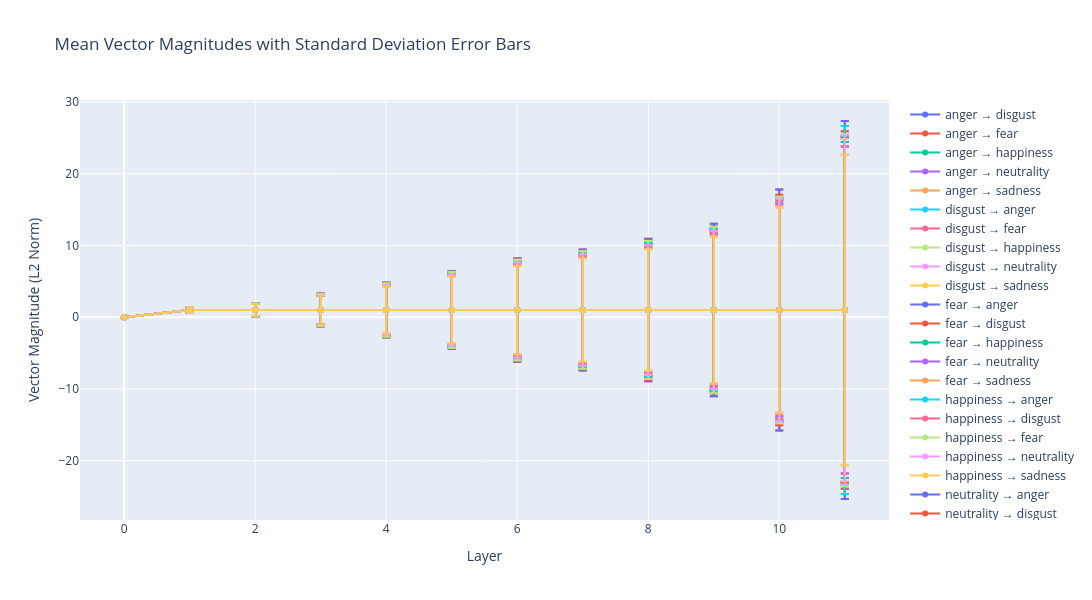

The code cell stored with this chart in its notebook:
### Code cell
fig = go.Figure()

for pair in emotion_pairs_sorted:
    pair_data = df[df['emotion_pair'] == pair].sort_values('layer')
    
    fig.add_trace(
        go.Scatter(
            x=pair_data['layer'],
            y=pair_data['mean_magnitude'],
            error_y=dict(
                type='data',
                array=pair_data['std_magnitude'],
                visible=True
            ),
            mode='lines+markers',
            name=pair,
            hovertemplate='<b>%{fullData.name}</b><br>Layer: %{x}<br>Mean±Std: %{y:.4f}±%{error_y.array:.4f}<extra></extra>'
        )
    )

fig.update_layout(
    title="Mean Vector Magnitudes with Standard Deviation Error Bars",
    xaxis_title="Layer",
    yaxis_title="Vector Magnitude (L2 Norm)",
    height=600,
    width=1200,
    hovermode='x unified',
    showlegend=True
)

fig.show()

### Figure 1 — Plotly figure (JSON) as saved in the notebook; plotly's stock layout.template omitted (floating-point values rounded to 4 significant figures)
{"data": [{"error_y": {"array": [0.0, 0.3247, 0.855, 2.074, 3.503, 5.007, 6.643, 7.729, 9.045, 10.98, 15.3, 23.87], "type": "data", "visible": true}, "hovertemplate": "<b>%{fullData.name}</b><br>Layer: %{x}<br>Mean±Std: %{y:.4f}±%{error_y.array:.4f}<extra></extra>", "mode": "lines+markers", "name": "anger → disgust", "type": "scatter", "x": [0, 1, 2, 3, 4, 5, 6, 7, 8, 9, 10, 11], "y": [0.0, 1.0, 1.0, 1.0, 1.0, 1.0, 1.0, 1.0, 1.0, 1.0, 1.0, 1.0]}, {"error_y": {"array": [0.0, 0.3634, 0.9525, 2.296, 3.831, 5.42, 7.224, 8.426, 9.93, 12.03, 16.78, 26.35], "type": "data", "visible": true}, "hovertemplate": "<b>%{fullData.name}</b><br>Layer: %{x}<br>Mean±Std: %{y:.4f}±%{error_y.array:.4f}<extra></extra>", "mode": "lines+markers", "name": "anger → fear", "type": "scatter", "x": [0, 1, 2, 3, 4, 5, 6, 7, 8, 9, 10, 11], "y": [0.0, 1.0, 1.0, 1.0, 1.0, 1.0, 1.0, 1.0, 1.0, 1.0, 1.0, 1.0]}, {"error_y": {"array": [0.0, 0.3483, 0.8816, 2.119, 3.505, 4.988, 6.68, 7.762, 9.12, 11.12, 15.76, 25.64], "type": "data", "visible": true}, "hovertemplate": "<b>%{fullData.name}</b><br>Layer: %{x}<br>Mean±Std: %{y:.4f}±%{error_y.array:.4f}<extra></extra>", "mode": "lines+markers", "name": "anger → happiness", "type": "scatter", "x": [0, 1, 2, 3, 4, 5, 6, 7, 8, 9, 10, 11], "y": [0.0, 1.0, 1.0, 1.0, 1.0, 1.0, 1.0, 1.0, 1.0, 1.0, 1.0, 1.0]}, {"error_y": {"array": [0.0, 0.3437, 0.9068, 2.198, 3.602, 5.126, 6.768, 7.855, 9.209, 11.26, 15.54, 24.16], "type": "data", "visible": true}, "hovertemplate": "<b>%{fullData.name}</b><br>Layer: %{x}<br>Mean±Std: %{y:.4f}±%{error_y.array:.4f}<extra></extra>", "mode": "lines+markers", "name": "anger → neutrality", "type": "scatter", "x": [0, 1, 2, 3, 4, 5, 6, 7, 8, 9, 10, 11], "y": [0.0, 1.0, 1.0, 1.0, 1.0, 1.0, 1.0, 1.0, 1.0, 1.0, 1.0, 1.0]}, {"error_y": {"array": [0.0, 0.3413, 0.8855, 2.15, 3.551, 5.096, 6.719, 7.844, 9.197, 11.2, 15.55, 24.26], "type": "data", "visible": true}, "hovertemplate": "<b>%{fullData.name}</b><br>Layer: %{x}<br>Mean±Std: %{y:.4f}±%{error_y.array:.4f}<extra></extra>", "mode": "lines+markers", "name": "anger → sadness", "type": "scatter", "x": [0, 1, 2, 3, 4, 5, 6, 7, 8, 9, 10, 11], "y": [0.0, 1.0, 1.0, 1.0, 1.0, 1.0, 1.0, 1.0, 1.0, 1.0, 1.0, 1.0]}, {"error_y": {"array": [0.0, 0.3247, 0.855, 2.074, 3.503, 5.007, 6.643, 7.729, 9.045, 10.98, 15.3, 23.87], "type": "data", "visible": true}, "hovertemplate": "<b>%{fullData.name}</b><br>Layer: %{x}<br>Mean±Std: %{y:.4f}±%{error_y.array:.4f}<extra></extra>", "mode": "lines+markers", "name": "disgust → anger", "type": "scatter", "x": [0, 1, 2, 3, 4, 5, 6, 7, 8, 9, 10, 11], "y": [0.0, 1.0, 1.0, 1.0, 1.0, 1.0, 1.0, 1.0, 1.0, 1.0, 1.0, 1.0]}, {"error_y": {"array": [0.0, 0.3621, 0.9052, 2.236, 3.731, 5.321, 7.104, 8.273, 9.725, 11.61, 16.05, 24.9], "type": "data", "visible": true}, "hovertemplate": "<b>%{fullData.name}</b><br>Layer: %{x}<br>Mean±Std: %{y:.4f}±%{error_y.array:.4f}<extra></extra>", "mode": "lines+markers", "name": "disgust → fear", "type": "scatter", "x": [0, 1, 2, 3, 4, 5, 6, 7, 8, 9, 10, 11], "y": [0.0, 1.0, 1.0, 1.0, 1.0, 1.0, 1.0, 1.0, 1.0, 1.0, 1.0, 1.0]}, {"error_y": {"array": [0.0, 0.3488, 0.8742, 2.074, 3.475, 4.941, 6.644, 7.721, 9.027, 10.83, 15.24, 24.03], "type": "data", "visible": true}, "hovertemplate": "<b>%{fullData.name}</b><br>Layer: %{x}<br>Mean±Std: %{y:.4f}±%{error_y.array:.4f}<extra></extra>", "mode": "lines+markers", "name": "disgust → happiness", "type": "scatter", "x": [0, 1, 2, 3, 4, 5, 6, 7, 8, 9, 10, 11], "y": [0.0, 1.0, 1.0, 1.0, 1.0, 1.0, 1.0, 1.0, 1.0, 1.0, 1.0, 1.0]}, {"error_y": {"array": [0.0, 0.3401, 0.8731, 2.08, 3.479, 4.896, 6.544, 7.678, 9.048, 11.03, 15.45, 24.08], "type": "data", "visible": true}, "hovertemplate": "<b>%{fullData.name}</b><br>Layer: %{x}<br>Mean±Std: %{y:.4f}±%{error_y.array:.4f}<extra></extra>", "mode": "lines+markers", "name": "disgust → neutrality", "type": "scatter", "x": [0, 1, 2, 3, 4, 5, 6, 7, 8, 9, 10, 11], "y": [0.0, 1.0, 1.0, 1.0, 1.0, 1.0, 1.0, 1.0, 1.0, 1.0, 1.0, 1.0]}, {"error_y": {"array": [0.0, 0.3261, 0.8268, 2.009, 3.401, 4.828, 6.394, 7.478, 8.746, 10.52, 14.67, 22.87], "type": "data", "visible": true}, "hovertemplate": "<b>%{fullData.name}</b><br>Layer: %{x}<br>Mean±Std: %{y:.4f}±%{error_y.array:.4f}<extra></extra>", "mode": "lines+markers", "name": "disgust → sadness", "type": "scatter", "x": [0, 1, 2, 3, 4, 5, 6, 7, 8, 9, 10, 11], "y": [0.0, 1.0, 1.0, 1.0, 1.0, 1.0, 1.0, 1.0, 1.0, 1.0, 1.0, 1.0]}, {"error_y": {"array": [0.0, 0.3634, 0.9525, 2.296, 3.831, 5.42, 7.224, 8.426, 9.93, 12.03, 16.78, 26.35], "type": "data", "visible": true}, "hovertemplate": "<b>%{fullData.name}</b><br>Layer: %{x}<br>Mean±Std: %{y:.4f}±%{error_y.array:.4f}<extra></extra>", "mode": "lines+markers", "name": "fear → anger", "type": "scatter", "x": [0, 1, 2, 3, 4, 5, 6, 7, 8, 9, 10, 11], "y": [0.0, 1.0, 1.0, 1.0, 1.0, 1.0, 1.0, 1.0, 1.0, 1.0, 1.0, 1.0]}, {"error_y": {"array": [0.0, 0.3621, 0.9052, 2.236, 3.731, 5.321, 7.104, 8.273, 9.725, 11.61, 16.05, 24.9], "type": "data", "visible": true}, "hovertemplate": "<b>%{fullData.name}</b><br>Layer: %{x}<br>Mean±Std: %{y:.4f}±%{error_y.array:.4f}<extra></extra>", "mode": "lines+markers", "name": "fear → disgust", "type": "scatter", "x": [0, 1, 2, 3, 4, 5, 6, 7, 8, 9, 10, 11], "y": [0.0, 1.0, 1.0, 1.0, 1.0, 1.0, 1.0, 1.0, 1.0, 1.0, 1.0, 1.0]}, {"error_y": {"array": [0.0, 0.3696, 0.9333, 2.221, 3.661, 5.226, 6.975, 8.091, 9.458, 11.36, 15.69, 24.53], "type": "data", "visible": true}, "hovertemplate": "<b>%{fullData.name}</b><br>Layer: %{x}<br>Mean±Std: %{y:.4f}±%{error_y.array:.4f}<extra></extra>", "mode": "lines+markers", "name": "fear → happiness", "type": "scatter", "x": [0, 1, 2, 3, 4, 5, 6, 7, 8, 9, 10, 11], "y": [0.0, 1.0, 1.0, 1.0, 1.0, 1.0, 1.0, 1.0, 1.0, 1.0, 1.0, 1.0]}, {"error_y": {"array": [0.0, 0.3752, 0.9522, 2.23, 3.627, 5.149, 6.844, 7.994, 9.342, 11.35, 15.52, 23.44], "type": "data", "visible": true}, "hovertemplate": "<b>%{fullData.name}</b><br>Layer: %{x}<br>Mean±Std: %{y:.4f}±%{error_y.array:.4f}<extra></extra>", "mode": "lines+markers", "name": "fear → neutrality", "type": "scatter", "x": [0, 1, 2, 3, 4, 5, 6, 7, 8, 9, 10, 11], "y": [0.0, 1.0, 1.0, 1.0, 1.0, 1.0, 1.0, 1.0, 1.0, 1.0, 1.0, 1.0]}, {"error_y": {"array": [0.0, 0.3601, 0.9093, 2.22, 3.697, 5.284, 7.018, 8.203, 9.623, 11.55, 15.78, 23.84], "type": "data", "visible": true}, "hovertemplate": "<b>%{fullData.name}</b><br>Layer: %{x}<br>Mean±Std: %{y:.4f}±%{error_y.array:.4f}<extra></extra>", "mode": "lines+markers", "name": "fear → sadness", "type": "scatter", "x": [0, 1, 2, 3, 4, 5, 6, 7, 8, 9, 10, 11], "y": [0.0, 1.0, 1.0, 1.0, 1.0, 1.0, 1.0, 1.0, 1.0, 1.0, 1.0, 1.0]}, {"error_y": {"array": [0.0, 0.3483, 0.8816, 2.119, 3.505, 4.988, 6.68, 7.762, 9.12, 11.12, 15.76, 25.64], "type": "data", "visible": true}, "hovertemplate": "<b>%{fullData.name}</b><br>Layer: %{x}<br>Mean±Std: %{y:.4f}±%{error_y.array:.4f}<extra></extra>", "mode": "lines+markers", "name": "happiness → anger", "type": "scatter", "x": [0, 1, 2, 3, 4, 5, 6, 7, 8, 9, 10, 11], "y": [0.0, 1.0, 1.0, 1.0, 1.0, 1.0, 1.0, 1.0, 1.0, 1.0, 1.0, 1.0]}, {"error_y": {"array": [0.0, 0.3488, 0.8742, 2.074, 3.475, 4.941, 6.644, 7.721, 9.027, 10.83, 15.24, 24.03], "type": "data", "visible": true}, "hovertemplate": "<b>%{fullData.name}</b><br>Layer: %{x}<br>Mean±Std: %{y:.4f}±%{error_y.array:.4f}<extra></extra>", "mode": "lines+markers", "name": "happiness → disgust", "type": "scatter", "x": [0, 1, 2, 3, 4, 5, 6, 7, 8, 9, 10, 11], "y": [0.0, 1.0, 1.0, 1.0, 1.0, 1.0, 1.0, 1.0, 1.0, 1.0, 1.0, 1.0]}, {"error_y": {"array": [0.0, 0.3696, 0.9333, 2.221, 3.661, 5.226, 6.975, 8.091, 9.458, 11.36, 15.69, 24.53], "type": "data", "visible": true}, "hovertemplate": "<b>%{fullData.name}</b><br>Layer: %{x}<br>Mean±Std: %{y:.4f}±%{error_y.array:.4f}<extra></extra>", "mode": "lines+markers", "name": "happiness → fear", "type": "scatter", "x": [0, 1, 2, 3, 4, 5, 6, 7, 8, 9, 10, 11], "y": [0.0, 1.0, 1.0, 1.0, 1.0, 1.0, 1.0, 1.0, 1.0, 1.0, 1.0, 1.0]}, {"error_y": {"array": [0.0, 0.3339, 0.8509, 2.021, 3.331, 4.731, 6.314, 7.395, 8.647, 10.6, 14.88, 22.76], "type": "data", "visible": true}, "hovertemplate": "<b>%{fullData.name}</b><br>Layer: %{x}<br>Mean±Std: %{y:.4f}±%{error_y.array:.4f}<extra></extra>", "mode": "lines+markers", "name": "happiness → neutrality", "type": "scatter", "x": [0, 1, 2, 3, 4, 5, 6, 7, 8, 9, 10, 11], "y": [0.0, 1.0, 1.0, 1.0, 1.0, 1.0, 1.0, 1.0, 1.0, 1.0, 1.0, 1.0]}, {"error_y": {"array": [0.0, 0.3378, 0.8555, 2.081, 3.46, 4.955, 6.631, 7.739, 9.051, 11.02, 15.52, 24.35], "type": "data", "visible": true}, "hovertemplate": "<b>%{fullData.name}</b><br>Layer: %{x}<br>Mean±Std: %{y:.4f}±%{error_y.array:.4f}<extra></extra>", "mode": "lines+markers", "name": "happiness → sadness", "type": "scatter", "x": [0, 1, 2, 3, 4, 5, 6, 7, 8, 9, 10, 11], "y": [0.0, 1.0, 1.0, 1.0, 1.0, 1.0, 1.0, 1.0, 1.0, 1.0, 1.0, 1.0]}, {"error_y": {"array": [0.0, 0.3437, 0.9068, 2.198, 3.602, 5.126, 6.768, 7.855, 9.209, 11.26, 15.54, 24.16], "type": "data", "visible": true}, "hovertemplate": "<b>%{fullData.name}</b><br>Layer: %{x}<br>Mean±Std: %{y:.4f}±%{error_y.array:.4f}<extra></extra>", "mode": "lines+markers", "name": "neutrality → anger", "type": "scatter", "x": [0, 1, 2, 3, 4, 5, 6, 7, 8, 9, 10, 11], "y": [0.0, 1.0, 1.0, 1.0, 1.0, 1.0, 1.0, 1.0, 1.0, 1.0, 1.0, 1.0]}, {"error_y": {"array": [0.0, 0.3401, 0.8731, 2.08, 3.479, 4.896, 6.544, 7.678, 9.048, 11.03, 15.45, 24.08], "type": "data", "visible": true}, "hovertemplate": "<b>%{fullData.name}</b><br>Layer: %{x}<br>Mean±Std: %{y:.4f}±%{error_y.array:.4f}<extra></extra>", "mode": "lines+markers", "name": "neutrality → disgust", "type": "scatter", "x": [0, 1, 2, 3, 4, 5, 6, 7, 8, 9, 10, 11], "y": [0.0, 1.0, 1.0, 1.0, 1.0, 1.0, 1.0, 1.0, 1.0, 1.0, 1.0, 1.0]}, {"error_y": {"array": [0.0, 0.3752, 0.9522, 2.23, 3.627, 5.149, 6.844, 7.994, 9.342, 11.35, 15.52, 23.44], "type": "data", "visible": true}, "hovertemplate": "<b>%{fullData.name}</b><br>Layer: %{x}<br>Mean±Std: %{y:.4f}±%{error_y.array:.4f}<extra></extra>", "mode": "lines+markers", "name": "neutrality → fear", "type": "scatter", "x": [0, 1, 2, 3, 4, 5, 6, 7, 8, 9, 10, 11], "y": [0.0, 1.0, 1.0, 1.0, 1.0, 1.0, 1.0, 1.0, 1.0, 1.0, 1.0, 1.0]}, {"error_y": {"array": [0.0, 0.3339, 0.8509, 2.021, 3.331, 4.731, 6.314, 7.395, 8.647, 10.6, 14.88, 22.76], "type": "data", "visible": true}, "hovertemplate": "<b>%{fullData.name}</b><br>Layer: %{x}<br>Mean±Std: %{y:.4f}±%{error_y.array:.4f}<extra></extra>", "mode": "lines+markers", "name": "neutrality → happiness", "type": "scatter", "x": [0, 1, 2, 3, 4, 5, 6, 7, 8, 9, 10, 11], "y": [0.0, 1.0, 1.0, 1.0, 1.0, 1.0, 1.0, 1.0, 1.0, 1.0, 1.0, 1.0]}, {"error_y": {"array": [0.0, 0.3321, 0.8522, 2.028, 3.287, 4.67, 6.181, 7.21, 8.479, 10.25, 14.28, 21.65], "type": "data", "visible": true}, "hovertemplate": "<b>%{fullData.name}</b><br>Layer: %{x}<br>Mean±Std: %{y:.4f}±%{error_y.array:.4f}<extra></extra>", "mode": "lines+markers", "name": "neutrality → sadness", "type": "scatter", "x": [0, 1, 2, 3, 4, 5, 6, 7, 8, 9, 10, 11], "y": [0.0, 1.0, 1.0, 1.0, 1.0, 1.0, 1.0, 1.0, 1.0, 1.0, 1.0, 1.0]}, {"error_y": {"array": [0.0, 0.3413, 0.8855, 2.15, 3.551, 5.096, 6.719, 7.844, 9.197, 11.2, 15.55, 24.26], "type": "data", "visible": true}, "hovertemplate": "<b>%{fullData.name}</b><br>Layer: %{x}<br>Mean±Std: %{y:.4f}±%{error_y.array:.4f}<extra></extra>", "mode": "lines+markers", "name": "sadness → anger", "type": "scatter", "x": [0, 1, 2, 3, 4, 5, 6, 7, 8, 9, 10, 11], "y": [0.0, 1.0, 1.0, 1.0, 1.0, 1.0, 1.0, 1.0, 1.0, 1.0, 1.0, 1.0]}, {"error_y": {"array": [0.0, 0.3261, 0.8268, 2.009, 3.401, 4.828, 6.394, 7.478, 8.746, 10.52, 14.67, 22.87], "type": "data", "visible": true}, "hovertemplate": "<b>%{fullData.name}</b><br>Layer: %{x}<br>Mean±Std: %{y:.4f}±%{error_y.array:.4f}<extra></extra>", "mode": "lines+markers", "name": "sadness → disgust", "type": "scatter", "x": [0, 1, 2, 3, 4, 5, 6, 7, 8, 9, 10, 11], "y": [0.0, 1.0, 1.0, 1.0, 1.0, 1.0, 1.0, 1.0, 1.0, 1.0, 1.0, 1.0]}, {"error_y": {"array": [0.0, 0.3601, 0.9093, 2.22, 3.697, 5.284, 7.018, 8.203, 9.623, 11.55, 15.78, 23.84], "type": "data", "visible": true}, "hovertemplate": "<b>%{fullData.name}</b><br>Layer: %{x}<br>Mean±Std: %{y:.4f}±%{error_y.array:.4f}<extra></extra>", "mode": "lines+markers", "name": "sadness → fear", "type": "scatter", "x": [0, 1, 2, 3, 4, 5, 6, 7, 8, 9, 10, 11], "y": [0.0, 1.0, 1.0, 1.0, 1.0, 1.0, 1.0, 1.0, 1.0, 1.0, 1.0, 1.0]}, {"error_y": {"array": [0.0, 0.3378, 0.8555, 2.081, 3.46, 4.955, 6.631, 7.739, 9.051, 11.02, 15.52, 24.35], "type": "data", "visible": true}, "hovertemplate": "<b>%{fullData.name}</b><br>Layer: %{x}<br>Mean±Std: %{y:.4f}±%{error_y.array:.4f}<extra></extra>", "mode": "lines+markers", "name": "sadness → happiness", "type": "scatter", "x": [0, 1, 2, 3, 4, 5, 6, 7, 8, 9, 10, 11], "y": [0.0, 1.0, 1.0, 1.0, 1.0, 1.0, 1.0, 1.0, 1.0, 1.0, 1.0, 1.0]}, {"error_y": {"array": [0.0, 0.3321, 0.8522, 2.028, 3.287, 4.67, 6.181, 7.21, 8.479, 10.25, 14.28, 21.65], "type": "data", "visible": true}, "hovertemplate": "<b>%{fullData.name}</b><br>Layer: %{x}<br>Mean±Std: %{y:.4f}±%{error_y.array:.4f}<extra></extra>", "mode": "lines+markers", "name": "sadness → neutrality", "type": "scatter", "x": [0, 1, 2, 3, 4, 5, 6, 7, 8, 9, 10, 11], "y": [0.0, 1.0, 1.0, 1.0, 1.0, 1.0, 1.0, 1.0, 1.0, 1.0, 1.0, 1.0]}], "layout": {"height": 600, "hovermode": "x unified", "showlegend": true, "title": {"text": "Mean Vector Magnitudes with Standard Deviation Error Bars"}, "width": 1200, "xaxis": {"title": {"text": "Layer"}}, "yaxis": {"title": {"text": "Vector Magnitude (L2 Norm)"}}}}
